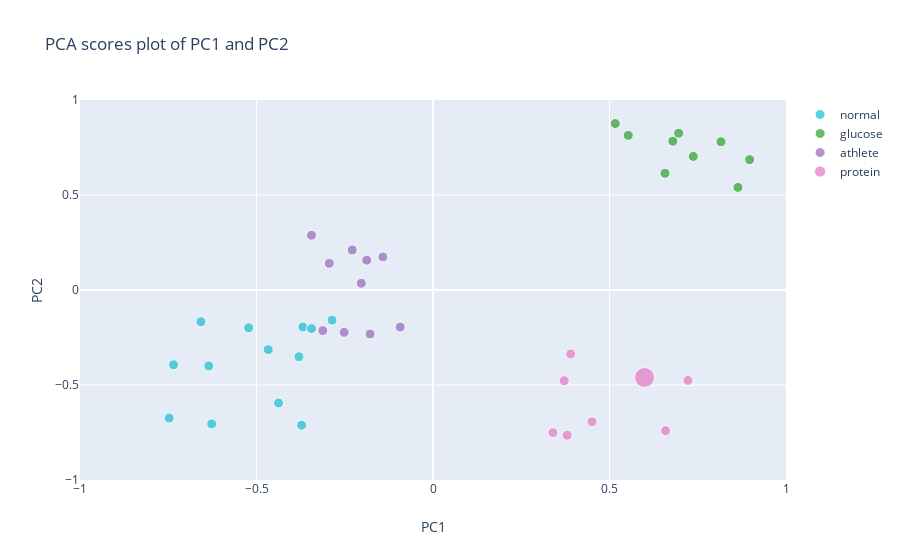
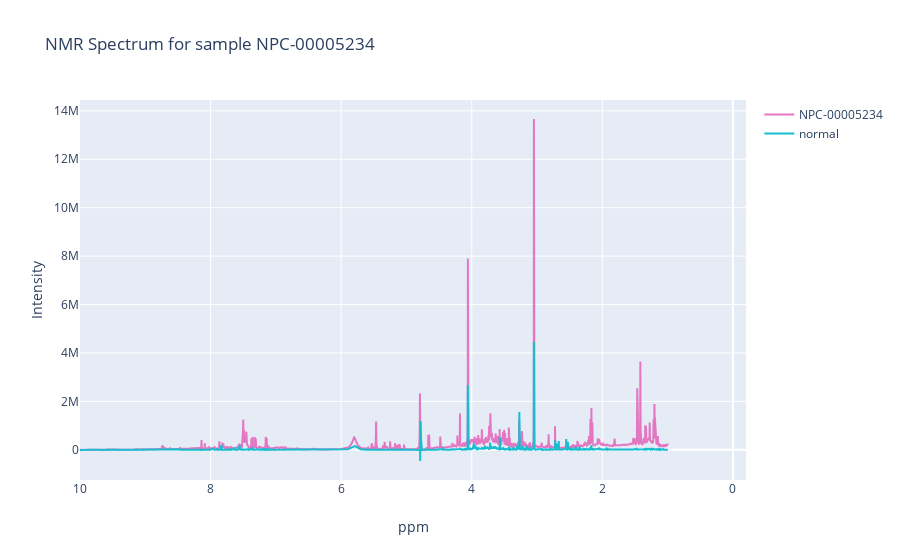

The cell these charts' notebook holds for them, in order:
### Code cell
# Please scan your barcode here and re-run this cell.

barcode = """NPC-00005234

"""
identify_sample(barcode,scores,spectra)

### Figure 1 — Plotly figure (JSON) as saved in the notebook; plotly's stock layout.template omitted (floating-point values rounded to 4 significant figures)
{"data": [{"hoverinfo": "all", "hovertext": ["Sample: NPC-00005231", "Sample: NPC-00005210", "Sample: NPC-00005211", "Sample: NPC-00005212", "Sample: NPC-00005213", "Sample: NPC-00005214", "Sample: NPC-00005215", "Sample: NPC-00005216", "Sample: NPC-00005217", "Sample: NPC-00005218", "Sample: NPC-00005219", "Sample: NPC-00005220", "Sample: NPC-00005221"], "marker": {"color": "#17becf", "size": [10, 10, 10, 10, 10, 10, 10, 10, 10, 10, 10, 10, 10]}, "mode": "markers", "name": "normal", "type": "scatter", "x": [-0.4375, -0.4668, -0.3687, -0.3798, -0.5222, -0.7473, -0.6574, -0.2857, -0.735, -0.3723, -0.3442, -0.6269, -0.6352], "y": [-0.5947, -0.314, -0.1946, -0.3513, -0.1989, -0.6741, -0.1669, -0.1584, -0.3938, -0.7117, -0.2029, -0.7049, -0.3995]}, {"hoverinfo": "all", "hovertext": ["Sample: NPC-00005233", "Sample: NPC-00005235", "Sample: NPC-00005236", "Sample: NPC-00005237", "Sample: NPC-00005238", "Sample: NPC-00005239", "Sample: NPC-00005240", "Sample: NPC-00005241", "Sample: NPC-00005242"], "marker": {"color": "#2ca02c", "size": [10, 10, 10, 10, 10, 10, 10, 10, 10]}, "mode": "markers", "name": "glucose", "type": "scatter", "x": [0.6794, 0.8159, 0.6571, 0.6959, 0.7373, 0.8969, 0.8639, 0.5163, 0.5531], "y": [0.7834, 0.78, 0.6141, 0.8251, 0.7029, 0.686, 0.54, 0.876, 0.8138]}, {"hoverinfo": "all", "hovertext": ["Sample: NPC-00005232", "Sample: NPC-00005222", "Sample: NPC-00005223", "Sample: NPC-00005224", "Sample: NPC-00005225", "Sample: NPC-00005226", "Sample: NPC-00005227", "Sample: NPC-00005228", "Sample: NPC-00005229", "Sample: NPC-00005230"], "marker": {"color": "#9467bd", "size": [10, 10, 10, 10, 10, 10, 10, 10, 10, 10]}, "mode": "markers", "name": "athlete", "type": "scatter", "x": [-0.1876, -0.142, -0.2937, -0.1784, -0.2288, -0.09291, -0.3121, -0.2032, -0.3441, -0.2516], "y": [0.1567, 0.174, 0.1402, -0.2316, 0.2107, -0.195, -0.2137, 0.03516, 0.2881, -0.2228]}, {"hoverinfo": "all", "hovertext": ["Sample: NPC-00005234", "Sample: NPC-00005243", "Sample: NPC-00005244", "Sample: NPC-00005245", "Sample: NPC-00005246", "Sample: NPC-00005247", "Sample: NPC-00005248", "Sample: NPC-00005249"], "marker": {"color": "#e377c2", "size": [20, 10, 10, 10, 10, 10, 10, 10]}, "mode": "markers", "name": "protein", "type": "scatter", "x": [0.5993, 0.3397, 0.39, 0.7222, 0.3719, 0.659, 0.4506, 0.3801], "y": [-0.4605, -0.7505, -0.3368, -0.4763, -0.4776, -0.7407, -0.6935, -0.7646]}], "layout": {"showlegend": true, "title": {"text": "PCA scores plot of PC1 and PC2"}, "xaxis": {"range": [-1, 1], "title": {"text": "PC1"}}, "yaxis": {"range": [-1, 1], "title": {"text": "PC2"}}}}

### Figure 2 — Plotly figure (JSON) as saved in the notebook; plotly's stock layout.template omitted (floating-point values rounded to 4 significant figures; data arrays with more than 128 entries replaced by an {"elided": "..."} marker saying what was removed)
{"data": [{"line": {"color": "#e377c2"}, "mode": "lines", "name": "NPC-00005234", "type": "scatter", "x": {"elided": "16369 str values"}, "y": {"elided": "16369 float values"}}, {"line": {"color": "#17becf"}, "mode": "lines", "name": "normal", "type": "scatter", "x": {"elided": "16369 str values"}, "y": {"elided": "16369 float values"}}], "layout": {"title": {"text": "NMR Spectrum for sample NPC-00005234"}, "xaxis": {"range": [10, -0.2], "title": {"text": "ppm"}}, "yaxis": {"title": {"text": "Intensity"}}}}
